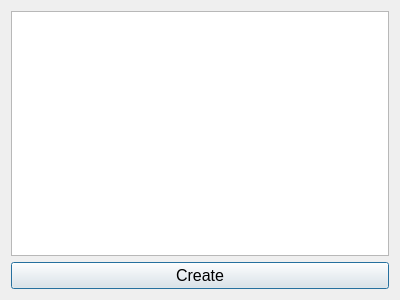
<?xml version="1.0" encoding="UTF-8"?>
<ui version="4.0">
 <class>CreateEntityPopup</class>
 <widget class="QDialog" name="CreateEntityPopup">
  <property name="geometry">
   <rect>
    <x>0</x>
    <y>0</y>
    <width>400</width>
    <height>300</height>
   </rect>
  </property>
  <property name="font">
   <font>
    <pointsize>12</pointsize>
   </font>
  </property>
  <property name="windowTitle">
   <string>New Entity</string>
  </property>
  <layout class="QVBoxLayout" name="verticalLayout">
   <item>
    <widget class="QListWidget" name="entityTypesList"/>
   </item>
   <item>
    <widget class="QPushButton" name="createButton">
     <property name="text">
      <string>Create</string>
     </property>
    </widget>
   </item>
  </layout>
 </widget>
 <resources/>
 <connections/>
</ui>
